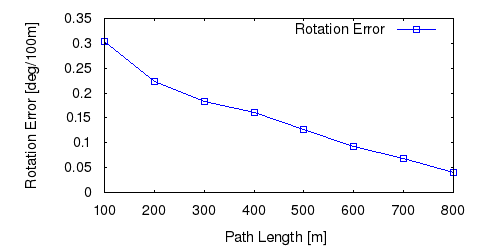

Generate this figure with gnuplot:
set term postscript eps enhanced color
set output "06_rl.eps"
set size ratio 0.5
set yrange [0:*]
set xlabel "Path Length [m]"
set ylabel "Rotation Error [deg/100m]"
plot "06_rl.txt" using 1:($2*57.3*100) title 'Rotation Error' lc rgb "#0000FF" pt 4 w linespoints
